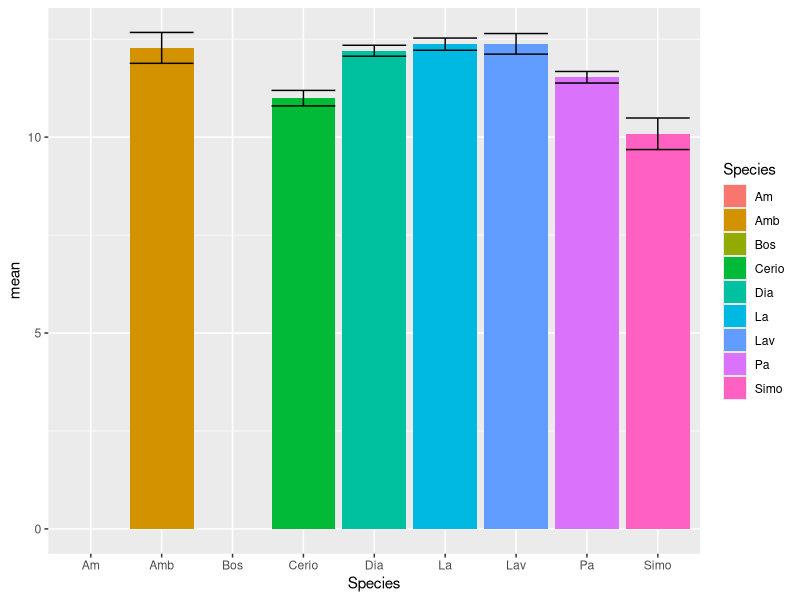

Here is the R script that generated this plot: (Note: this script raises an error after producing the figure.)
## ---- chunk 1
library(tidyverse)
library(magrittr)
library(here)
library(ggridges)
## ---- chunk 2
dat <- read_csv(here("workshop/microsporidians.csv"))

seq_dat <- read_csv(here("data/Microsporidia ID for Alex Strauss - All Samples.csv"))
## ---- chunk 3
seq_dat %<>% mutate(Key = `Sample ID`)

dat %<>% full_join(., seq_dat, by = join_by(Key, Lake, `Avg. Count`, Spores))

dat %<>% filter(!is.na(Key)) %>% filter(!is.na(colnames(.[1]))) %>% filter(!is.na(Species)) %>% select(-colnames(.[1]))
## ---- chunk 4
yield <- dat %>% mutate(log_spores = log(Spores)) %>% 
  group_by(Species) %>% 
  summarize(mean = mean(log_spores),
            var = var(log_spores),
            se = sd(log_spores)/sqrt(n()))
## ---- chunk 5
yield %>% ggplot(.,aes(x=Species, y=mean, fill = Species)) + geom_col() + geom_errorbar(aes(ymin=mean-se, ymax=mean+se))
## ---- chunk 6
site_months <- dat %>% select(c(full_date:worm)) %>% group_by(st_date, lake_id) %>% distinct()

site_months %<>% mutate(abund = sum(c(dpa.ncount, dam.ncount, dla.ncount, sim.ncount, dia.ncount, cer.ncount, bos.ncount)),
                        inf = sum(c(dpa.ninfect, dam.ninfect, dla.ninfect, sim.ninfect, dia.ninfect, cer.ninfect, bos.ninfect)),
                        prev = inf/abund)

site_months %<>% filter(!lake_id %in% c("Oglethorpe", "NN1", "Memorial", "Chapman"))

site_months %>% ggplot(.,aes(x=jday_cum, y=lake_id, group=lake_id, fill=as.factor(lake_id), height = abund)) + 
  geom_density_ridges_gradient(show.legend = F, stat = "identity") + 
  labs(x = "Day", y ="Lake", title = "Abundance over time")

site_months %>% ggplot(.,aes(x=jday_cum, y=lake_id, group=lake_id, fill=as.factor(lake_id), height = inf)) + 
  geom_density_ridges_gradient(show.legend = F, stat = "identity") + 
  labs(x = "Day", y ="Lake", title = "Incidence over time")

site_months %>% ggplot(.,aes(x=jday_cum, y=lake_id, group=lake_id, fill=as.factor(lake_id), height = prev)) + 
  geom_density_ridges_gradient(show.legend = F, stat = "identity") + 
  labs(x = "Day", y ="Lake", title = "Prevalence over time")

## ---- chunk 7

